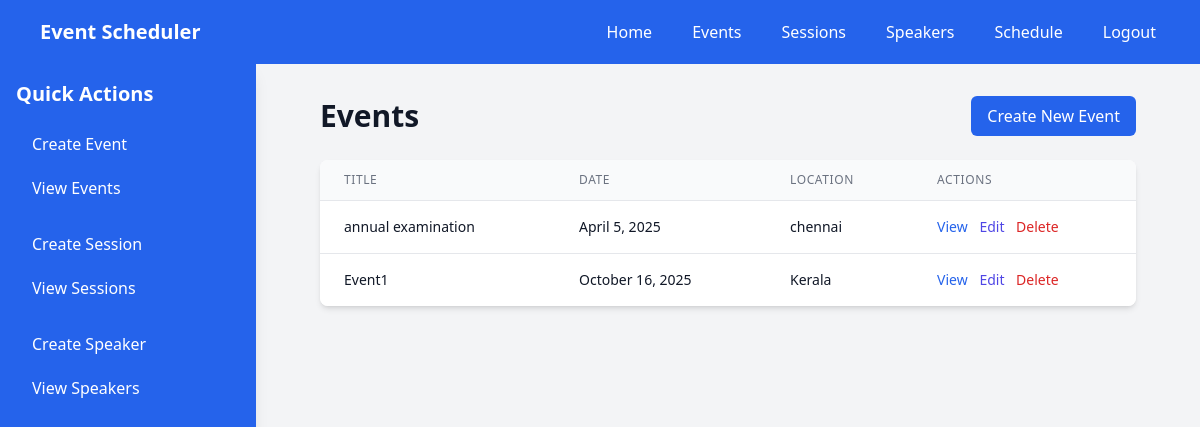
/home/, run on the app's committed database.
### scheduler/models.py (models this page shows, shortened)
class Event(models.Model):
    title = models.CharField(max_length=200)
    description = models.TextField()
    start_date = models.DateField()
    location = models.CharField(max_length=200, null=True, blank=True)
    created_at = models.DateTimeField(auto_now_add=True)
    updated_at = models.DateTimeField(auto_now=True)

### scheduler/views.py (the view)
# urls.py: 2. Add a URL to urlpatterns:  path('', views.home, name='home')
def home(request):
    events = Event.objects.all().order_by('start_date')
    context = {
        'events': events,
    }
    return render(request, 'scheduler/home.html', context)

### scheduler/templates/scheduler/home.html
{% extends 'scheduler/base.html' %}
{% block content %}
<div class="max-w-7xl mx-auto px-4 sm:px-6 lg:px-8">
    <div class="flex justify-between items-center mb-6">
        <h1 class="text-3xl font-bold text-gray-900">Events</h1>
        <a href="{% url 'create_event' %}" class="bg-blue-600 text-white px-4 py-2 rounded-md hover:bg-blue-700">
            Create New Event
        </a>
    </div>
    <div class="bg-white shadow-md rounded-lg overflow-hidden">
        <table class="min-w-full divide-y divide-gray-200">
            <thead class="bg-gray-50">
                <tr>
                    <th class="px-6 py-3 text-left text-xs font-medium text-gray-500 uppercase tracking-wider">Title</th>
                    <th class="px-6 py-3 text-left text-xs font-medium text-gray-500 uppercase tracking-wider">Date</th>
                    <th class="px-6 py-3 text-left text-xs font-medium text-gray-500 uppercase tracking-wider">Location</th>
                    <th class="px-6 py-3 text-left text-xs font-medium text-gray-500 uppercase tracking-wider">Actions</th>
                </tr>
            </thead>
            <tbody class="bg-white divide-y divide-gray-200">
                {% for event in events %}
                <tr>
                    <td class="px-6 py-4 whitespace-nowrap">
                        <div class="text-sm font-medium text-gray-900">{{ event.title }}</div>
                    </td>
                    <td class="px-6 py-4 whitespace-nowrap">
                        <div class="text-sm text-gray-900">{{ event.start_date|date:"F j, Y" }}</div>
                    </td>
                    <td class="px-6 py-4 whitespace-nowrap">
                        <div class="text-sm text-gray-900">{{ event.location }}</div>
                    </td>
                    <td class="px-6 py-4 whitespace-nowrap text-sm font-medium space-x-2">
                        <a href="{% url 'view_event' event.id %}" class="text-blue-600 hover:text-blue-900">View</a>
                        <a href="{% url 'edit_event' event.id %}" class="text-indigo-600 hover:text-indigo-900">Edit</a>
                        <a href="{% url 'delete_event' event.id %}" class="text-red-600 hover:text-red-900" onclick="return confirm('Are you sure you want to delete this event?')">Delete</a>
                    </td>
                </tr>
                {% empty %}
                <tr>
                    <td colspan="4" class="px-6 py-4 text-center text-gray-500">
                        No events found. Create your first event!
                    </td>
                </tr>
                {% endfor %}
            </tbody>
        </table>
    </div>
</div>
{% endblock %}

### data on the page
Event: title "annual examination", start_date "April 5, 2025", location "chennai"
Event: title "Event1", start_date "October 16, 2025", location "Kerala"
